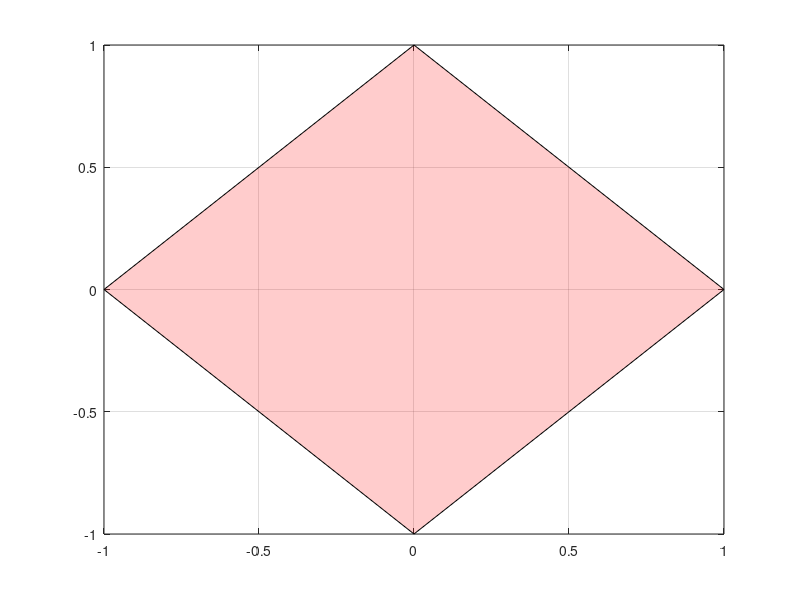

Write MATLAB code to recreate this figure. (Note: this script raises an error after producing the figure.)
function q = P1Z23_WMU_DoubleIntegralOnSquare(f,n)
% Projekt 1, Zadanie 23
% Wiktor Murawski, 333255
%
% Funkcja P1Z23_WMU_DoubleIntegralOnSquare wyznacza przybliżenie całki
% podwójnej z funkcji f(x,y) na obszarze D = {(x,y):|x|+|y|<= 1}
% poprzez podział obszaru na 4n^2 trójkątów przystających i zastosowanie na
% każdym z nich kwadratury Gaussa rzędu drugiego
% Funkcja przyjmuje dwa argumenty:
% f - uchwyt do funkcji
% n - liczba całkowita wyznaczająca ilość trójkątów, na jakie podzielony 
% będzie obszar; obszar dzielony jest na 4n^2 trójkątów

if(nargin < 2)
  n = 1;
end
if(nargin < 1)
  f = @(x,y) 0;
end

% Inicjalizacja wartości całki
q = 0;

figure(1);clf;
fill([1,0,-1,0],[0,1,0,-1],'r','FaceAlpha',0.2);
hold on;
grid on;
xlim([-1,1]);
ylim([-1,1]);


for i = 0:n-1
    for j = 0:n-1
        % Współrzędne wierzchołków trójkątów w ćwiartce pierwszej
        % W pierwszej kolumnie przechowywane są kolejno x1,x2,x3
        % W drugiej kolumnie przechowywane są kolejno y1,y2,y3
        vertices = [
            i/n, j/n;
            (i+1)/n, j/n;
            i/n, (j+1)/n;
        ];
        vertices2 = [
            
        ];

        % Przekład trójkątów na II, III i IV ćwiartkę
        triangles = {
            vertices; % I ćwiartka
            [-vertices(:,1), vertices(:,2)]; % II ćwiartka
            [-vertices(:,1), -vertices(:,2)]; % III ćwiartka
            [vertices(:,1), -vertices(:,2)]; % IV ćwiartka
        };

        % Zastosowanie kwadratury na każdym z 4 trójkątów
        for k = 1:length(triangles)
            t = triangles{k};
            q = q + QuadratureSS(f, ...
              t(1,1), t(1,2), t(2,1), t(2,2), t(3,1), t(3,2));
            
            X = [t(1,1),t(2,1),t(3,1)];
            Y = [t(1,2),t(2,2),t(3,2)];      
            fill(X,Y,'c');

            input('','s');

        end
    end
end


end